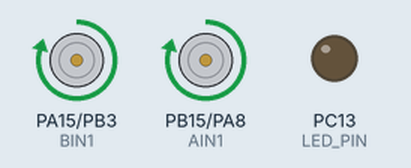
Simulated run of this sketch. Board: STM32 Blue Pill. Shown: motor-driver pin pairs drawn as motors (green arrow = first pin HIGH = forward, orange = second pin HIGH = backward, longer = more drive), output pins drawn as LEDs (lit = HIGH).

Above: at 1.0 s.
At 2.1 s:
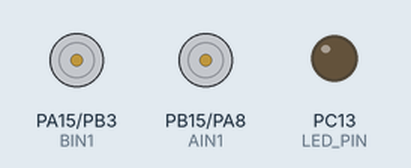
At 4.2 s:
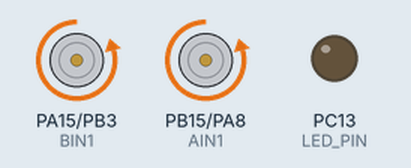
Timing chart, 0 to 8.1 s (numbered marks = the images above):
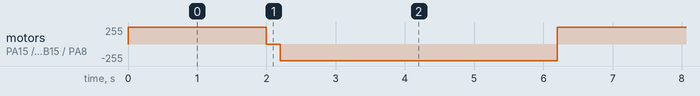

The sketch:

STM32_PWM.ino
```cpp
#define LED_PIN PC13
//#define AIN_PIN PA0

#define AIN1 PB15   //Motor 1 +
#define AIN2 PA8    //Motor 1 -
#define BIN1 PA15   //Motor 2 +
#define BIN2 PB3    //Motor 2 -

//#define ADC_RESOLUTION (12)
#define PWM_RESOLUTION (10)
#define PWM_FREQ (10000)

void setup() {
  pinMode(LED_PIN, OUTPUT);
  //Serial.begin(115200);
  //while (!Serial);
  //Set PWM frequency  (default: 1kHz)
  analogWriteFrequency(PWM_FREQ);
  //Forward(250, 2000);
  //MotorStop();
}

void loop() {
   Forward(250, 2000);
   MotorStop();
   Backward(250, 2000);
   //TurnLeft();
   //TurnRight();
   delay(2000);

}
```

Motor.ino
```cpp
void MotorStop(){
  //MotorStop
  analogWrite(AIN1, 0);
  analogWrite(AIN2, 0);
  analogWrite(BIN1, 0);
  analogWrite(BIN2, 0);
  delay(200);
}

void Forward(int Speed, int dl){
  //Forward
  analogWrite(AIN1, Speed);
  analogWrite(AIN2, 0);
  analogWrite(BIN1, Speed);
  analogWrite(BIN2, 0);
  delay(dl);
}

void Backward(int Speed, int dl){
  //Backward
  analogWrite(AIN1, 0);
  analogWrite(AIN2, Speed);
  analogWrite(BIN1, 0);
  analogWrite(BIN2, Speed);
  delay(dl);
}

void TurnLeft(){
  analogWrite(AIN1, 0);
  analogWrite(AIN2, 150);
  analogWrite(BIN1, 150);
  analogWrite(BIN2, 0);
  delay(450);
  MotorStop();
}

void TurnRight(){
  analogWrite(AIN1, 150);
  analogWrite(AIN2, 0);
  analogWrite(BIN1, 0);
  analogWrite(BIN2, 150);
  delay(450);
  MotorStop();
}
```

Measured:
- by itself, motor on PA15 (BIN1) / PB3 (BIN2), motor on PB15 (AIN1) / PA8 (AIN2): repeats every 6.2 s: stopped 0.20 s, backward 250/255 4.0 s, forward 250/255 2.0 s
